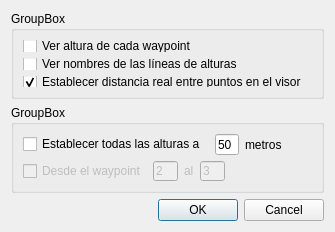
<?xml version="1.0" encoding="UTF-8"?>
<ui version="4.0">
 <class>ConfiguracionVisorDialog</class>
 <widget class="QDialog" name="ConfiguracionVisorDialog">
  <property name="windowModality">
   <enum>Qt::ApplicationModal</enum>
  </property>
  <property name="geometry">
   <rect>
    <x>0</x>
    <y>0</y>
    <width>335</width>
    <height>232</height>
   </rect>
  </property>
  <property name="sizePolicy">
   <sizepolicy hsizetype="Fixed" vsizetype="Fixed">
    <horstretch>0</horstretch>
    <verstretch>0</verstretch>
   </sizepolicy>
  </property>
  <property name="minimumSize">
   <size>
    <width>335</width>
    <height>232</height>
   </size>
  </property>
  <property name="maximumSize">
   <size>
    <width>50000</width>
    <height>50000</height>
   </size>
  </property>
  <property name="windowTitle">
   <string>Dialog</string>
  </property>
  <property name="windowIcon">
   <iconset resource="recursos.qrc">
    <normaloff>:/iconos/images/iconowp_8Vn_icon.ico</normaloff>:/iconos/images/iconowp_8Vn_icon.ico</iconset>
  </property>
  <layout class="QVBoxLayout" name="verticalLayout_2">
   <item>
    <widget class="QGroupBox" name="opcionesGroupBox">
     <property name="title">
      <string>GroupBox</string>
     </property>
     <layout class="QVBoxLayout" name="verticalLayout_3">
      <item>
       <widget class="QCheckBox" name="alturaWayPointCheckBox">
        <property name="text">
         <string>Ver altura de cada waypoint</string>
        </property>
       </widget>
      </item>
      <item>
       <widget class="QCheckBox" name="nombresLineascheckBox">
        <property name="text">
         <string>Ver nombres de las líneas de alturas</string>
        </property>
       </widget>
      </item>
      <item>
       <widget class="QCheckBox" name="distanciasCheckBox">
        <property name="text">
         <string>Establecer distancia real entre puntos en el visor</string>
        </property>
        <property name="checked">
         <bool>true</bool>
        </property>
       </widget>
      </item>
     </layout>
    </widget>
   </item>
   <item>
    <widget class="QGroupBox" name="alturasGroupBox">
     <property name="title">
      <string>GroupBox</string>
     </property>
     <layout class="QVBoxLayout" name="verticalLayout">
      <item>
       <layout class="QHBoxLayout" name="horizontalLayout">
        <item>
         <widget class="QCheckBox" name="establecerAlturascheckBox">
          <property name="text">
           <string>Establecer todas las alturas a </string>
          </property>
         </widget>
        </item>
        <item>
         <widget class="QLineEdit" name="alturaEdit">
          <property name="maximumSize">
           <size>
            <width>35</width>
            <height>16777215</height>
           </size>
          </property>
          <property name="text">
           <string>50</string>
          </property>
         </widget>
        </item>
        <item>
         <widget class="QLabel" name="metrosLabe">
          <property name="text">
           <string>metros</string>
          </property>
         </widget>
        </item>
        <item>
         <spacer name="horizontalSpacer_2">
          <property name="orientation">
           <enum>Qt::Horizontal</enum>
          </property>
          <property name="sizeHint" stdset="0">
           <size>
            <width>40</width>
            <height>20</height>
           </size>
          </property>
         </spacer>
        </item>
       </layout>
      </item>
      <item>
       <layout class="QHBoxLayout" name="horizontalLayout_2">
        <item>
         <widget class="QCheckBox" name="rangoCheckBox">
          <property name="enabled">
           <bool>false</bool>
          </property>
          <property name="text">
           <string>Desde el waypoint</string>
          </property>
         </widget>
        </item>
        <item>
         <widget class="QLineEdit" name="wpInicioEfit">
          <property name="enabled">
           <bool>false</bool>
          </property>
          <property name="maximumSize">
           <size>
            <width>25</width>
            <height>16777215</height>
           </size>
          </property>
          <property name="text">
           <string>2</string>
          </property>
         </widget>
        </item>
        <item>
         <widget class="QLabel" name="labelAl">
          <property name="enabled">
           <bool>false</bool>
          </property>
          <property name="text">
           <string>al</string>
          </property>
         </widget>
        </item>
        <item>
         <widget class="QLineEdit" name="wpFinEdit">
          <property name="enabled">
           <bool>false</bool>
          </property>
          <property name="maximumSize">
           <size>
            <width>25</width>
            <height>16777215</height>
           </size>
          </property>
          <property name="text">
           <string>3</string>
          </property>
         </widget>
        </item>
        <item>
         <spacer name="horizontalSpacer">
          <property name="orientation">
           <enum>Qt::Horizontal</enum>
          </property>
          <property name="sizeHint" stdset="0">
           <size>
            <width>40</width>
            <height>20</height>
           </size>
          </property>
         </spacer>
        </item>
       </layout>
      </item>
     </layout>
    </widget>
   </item>
   <item>
    <widget class="QDialogButtonBox" name="botonera">
     <property name="orientation">
      <enum>Qt::Horizontal</enum>
     </property>
     <property name="standardButtons">
      <set>QDialogButtonBox::Cancel|QDialogButtonBox::Ok</set>
     </property>
    </widget>
   </item>
  </layout>
 </widget>
 <resources>
  <include location="recursos.qrc"/>
 </resources>
 <connections>
  <connection>
   <sender>botonera</sender>
   <signal>accepted()</signal>
   <receiver>ConfiguracionVisorDialog</receiver>
   <slot>accept()</slot>
   <hints>
    <hint type="sourcelabel">
     <x>248</x>
     <y>254</y>
    </hint>
    <hint type="destinationlabel">
     <x>157</x>
     <y>274</y>
    </hint>
   </hints>
  </connection>
  <connection>
   <sender>botonera</sender>
   <signal>rejected()</signal>
   <receiver>ConfiguracionVisorDialog</receiver>
   <slot>reject()</slot>
   <hints>
    <hint type="sourcelabel">
     <x>316</x>
     <y>260</y>
    </hint>
    <hint type="destinationlabel">
     <x>286</x>
     <y>274</y>
    </hint>
   </hints>
  </connection>
 </connections>
</ui>
